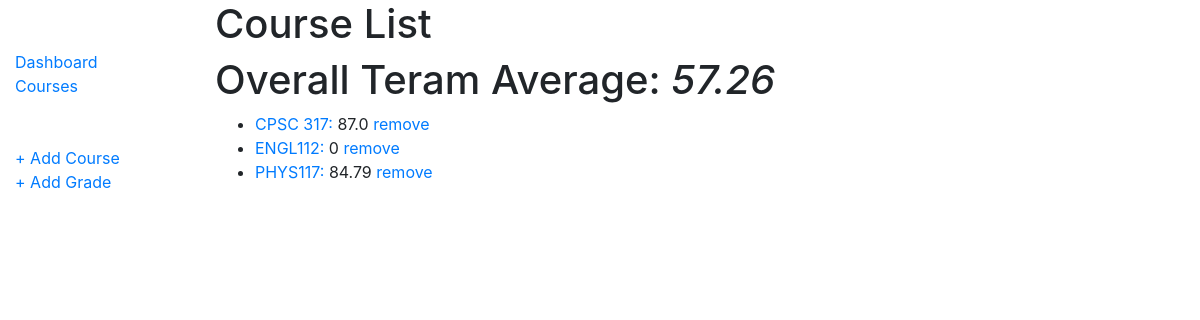
Before: /dashboard/courses/ with the older database file.
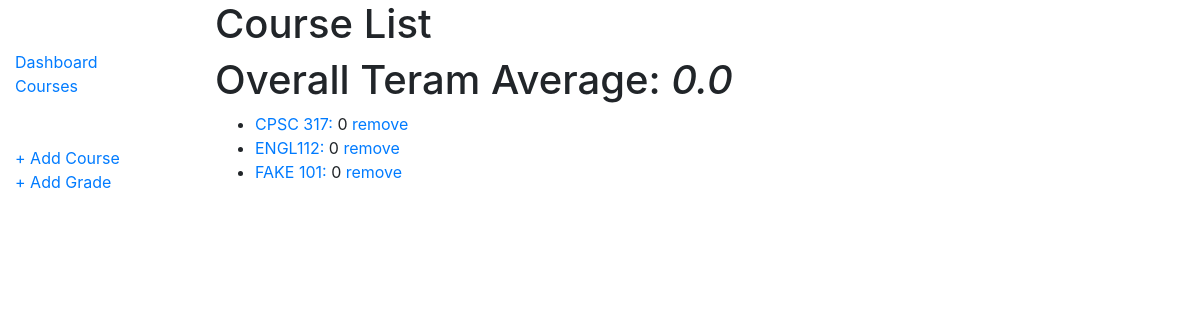
After: the same page with the newer database file.
### dashboard/models.py (models this page shows, shortened)
class Course(models.Model):
    name = models.CharField(max_length=20, help_text="Enter a course name (e.g. CPSC 317, MATH 200)")
    homeworks = models.IntegerField(
        default=0,
        help_text="Percentage weight for homeworks",
    )
    quizzes = models.IntegerField(
        default=0,
        help_text="Percentage weight for quizzes",
    )
    midterms = models.IntegerField(
        default=0,
        help_text="Percentage weight for midterms",
    )
    final = models.IntegerField(
        default=0,
        help_text="Percentage weight for final exam",
    )
    def get_absolute_url(self):
        return "%i" % self.id

### dashboard/views.py (the view)
# urls.py: path('courses/', views.coursesPage, name='courses'),
def coursesPage(request):
    if Course.objects.all().count() != 0:
        course_list = Course.objects.all()
        course_avrg = {}
        for course in course_list:
            course_avrg[course]=course_overall_avrg(course.name)
        context = {
            'term_avrg':term_overall_avrg(),
            'course_avrg':course_avrg,
        }
        return render(
            request,
            'courses.html',
            context = context,
        )
    else:
            return render(
            request,
            'courses.html',
        )

### dashboard/views.py (called while the page is built)
def evaluation_avrg(evaluation_type, course_name):
    avrg = 0 if (Grades.objects.all().filter(course__name=course_name,evaluation_type=evaluation_type).count()==0) else Grades.objects.all().filter(course__name=course_name,evaluation_type=evaluation_type).aggregate(Avg('grade'))['grade__avg']
    return round(avrg,2)

def evaluation_weight(evaluation_type, course_name):
    if evaluation_type=='h':
        return 0 if (Grades.objects.all().filter(course__name=course_name,evaluation_type=evaluation_type).count()==0) else Course.objects.get(name=course_name).homeworks
    elif evaluation_type=='q':
        return 0 if (Grades.objects.all().filter(course__name=course_name,evaluation_type=evaluation_type).count()==0) else Course.objects.get(name=course_name).quizzes
    elif evaluation_type=='m':
        return 0 if (Grades.objects.all().filter(course__name=course_name,evaluation_type=evaluation_type).count()==0) else Course.objects.get(name=course_name).midterms
    else:
        return 0 if (Grades.objects.all().filter(course__name=course_name,evaluation_type=evaluation_type).count()==0) else Course.objects.get(name=course_name).final

### dashboard/templates/courses.html
{% extends "base_generic.html" %}
{% block content %}
  <h1>Course List</h1>
  {% if course_avrg %}
    <h1>Overall Teram Average: <i>{{ term_avrg }}</i></h1>
    <ul>
      {% for key, value in course_avrg.items %}
        <li>
          <a href="{{ key.get_absolute_url }}">{{ key.name }}: </a> {{ value }}   <a href="delete/{{ key.id }}">remove</a>
        </li>
      {% endfor %}
    </ul>
  {% else %}
    <h1>No courses yet</h1>
  {% endif %}
{% endblock %}

Changed rows visible on the page:
removed Course: name "PHYS117", value "84.79"
computed for Course "CPSC 317": value "87.0" → "0"
added Course: name "FAKE 101", value "0"
Other visible differences:
{{ term_avrg }}: "57.26" → "0.0"
